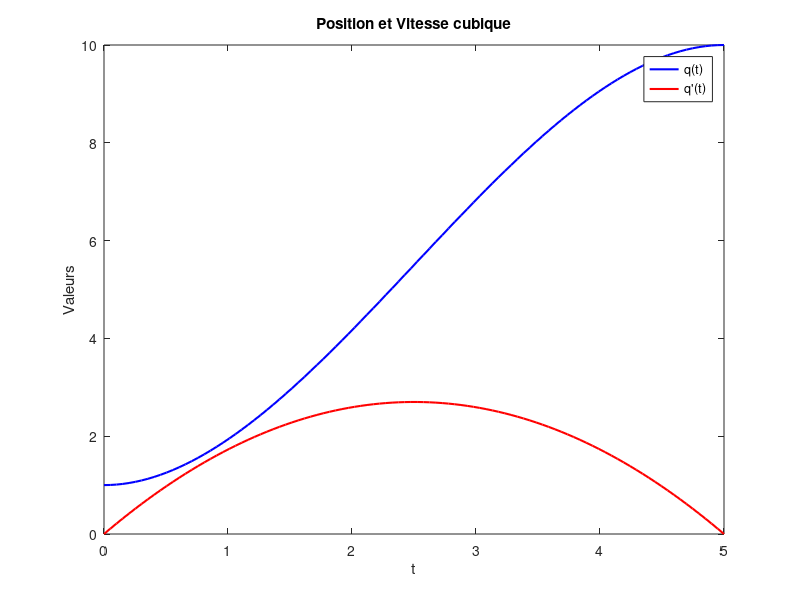
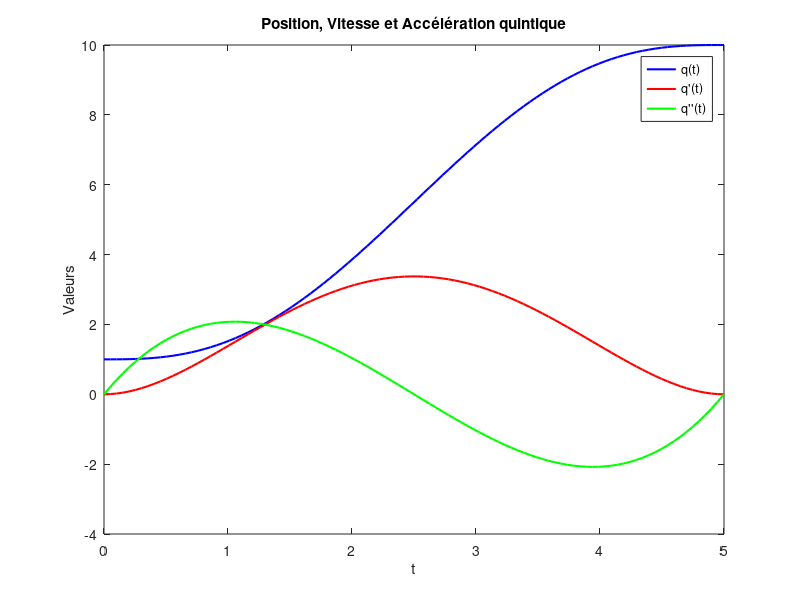

Source code (MATLAB) for these figures, in order: (Note: this script raises an error after producing the figures.)
% Given data
t0 = 0;     % Initial value of t
tf = 5;     % Final value of t
qt0 = 1;    % Value of q(t) at t0
qtf = 10;    % Value of q(t) at tf
q_prime_t0 = 0;  % Value of q'(t) at t0
q_prime_tf = 0;  % Value of q'(t) at tf

% Constructing and solving the linear system to find coefficients
A = [1, t0, t0^2, t0^3; 0, 1, 2*t0, 3*t0^2; 1, tf, tf^2, tf^3; 0, 1, 2*tf, 3*tf^2];
b = [qt0; q_prime_t0; qtf; q_prime_tf];
c = A \ b; % Coefficients of the polynomial

% Generate q(t)
t = linspace(t0, tf, 100); % Time vector
qt = c(1) + c(2)*t + c(3)*t.^2 + c(4)*t.^3; % Calculate q(t)

% Calculate derivatives of q(t)
q_prime = c(2) + 2*c(3)*t + 3*c(4)*t.^2; % First derivative of q(t)

% Plot q(t) and its derivative
figure(1);

plot(t, qt, 'b', 'LineWidth', 1.5);
hold on;  % Retain the existing plot

% Plot q'(t)
plot(t, q_prime, 'r', 'LineWidth', 1.5);

title('Position et Vitesse cubique');
xlabel('t');
ylabel('Valeurs');
legend('q(t)', 'q''(t)');  % Add a legend for each curve
hold off;  % Stop overlaying new plots on the existing one



% Given data
t0 = 0;     % Initial value of t
tf = 5;     % Final value of t
qt0 = 1;    % Value of q(t) at t0
qtf = 10;    % Value of q(t) at tf
q_prime_t0 = 0;  % Value of q'(t) at t0
q_prime_tf = 0;  % Value of q'(t) at tf
q_doubleprime_t0 = 0;  % Value of q''(t) at t0
q_doubleprime_tf = 0;  % Value of q''(t) at tf

% Constructing and solving the linear system to find coefficients
A = [1, t0, t0^2, t0^3, t0^4, t0^5; 0, 1, 2*t0, 3*t0^2, 4*t0^3, 5*t0^4;
     0, 0, 2, 6*t0, 12*t0^2, 20*t0^3; 1, tf, tf^2, tf^3, tf^4, tf^5;
     0, 1, 2*tf, 3*tf^2, 4*tf^3, 5*tf^4; 0, 0, 2, 6*tf, 12*tf^2, 20*tf^3];
b = [qt0; q_prime_t0; q_doubleprime_t0; qtf; q_prime_tf; q_doubleprime_tf];
c = A \ b; % Coefficients of the polynomial

% Generate q(t)
t = linspace(t0, tf, 100); % Time vector
qt = c(1) + c(2)*t + c(3)*t.^2 + c(4)*t.^3 + c(5)*t.^4 + c(6)*t.^5; % Calculate q(t)

% Calculate derivatives of q(t)
q_prime = c(2) + 2*c(3)*t + 3*c(4)*t.^2 + 4*c(5)*t.^3 + 5*c(6)*t.^4; % First derivative of q(t)
q_doubleprime = 2*c(3) + 6*c(4)*t + 12*c(5)*t.^2 + 20*c(6)*t.^3; % Second derivative of q(t)

figure(2);

plot(t, qt, 'b', 'LineWidth', 1.5);
hold on;  % Retain the existing plot

% Plot q'(t)
plot(t, q_prime, 'r', 'LineWidth', 1.5);

% Plot q''(t)
plot(t, q_doubleprime, 'g', 'LineWidth', 1.5);

title('Position, Vitesse et Accélération quintique');
xlabel('t');
ylabel('Valeurs');
legend('q(t)', 'q''(t)', 'q''''(t)');  % Add a legend for each curve
hold off;  % Stop overlaying new plots on the existing one

%% --------------------------------------------------------------------------------------------------
%% --------------------------------------------------------------------------------------------------

%% Définir vos propres points de contrôle et l'ordre de la courbe (n)

P_custom = [0, 1, 2, 3, 4, 5, 6, 7, 8;
            0, 3, 1, 4, 2, 5, 3, 6, 4];% Entrez vos propres points de contrôle (matrice 2x(n+1))

n = 8; % Entrez l'ordre de la courbe

t = linspace(0, 1, 100); % Paramètre t (de 0 à 1)

% Générer les points de la courbe de Bézier pour l'ordre n
B_custom = bezier(P_custom, t, n);

% Plot de la courbe de Bézier d'ordre n
figure(3);
plot(B_custom(1,:), B_custom(2,:), 'b', 'LineWidth', 1.5);
title(['Courbe de Bézier d''ordre ' num2str(n)]);
xlabel('X');
ylabel('Y');

% Fonction pour générer une courbe de Bézier pour un ordre arbitraire n
function B = bezier(P, t, n)
    B = zeros(2, length(t)); % Initialiser les points de la courbe de Bézier

    % Boucle pour calculer chaque point de la courbe de Bézier
    for ii = 1:length(t)
        B(:, ii) = deCasteljau(P, t(ii), n);
    end
end

% Algorithme de deCasteljau pour calculer un point sur la courbe de Bézier
function point = deCasteljau(P, t, n)
    if n == 0
        point = P(:, 1);
    else
        newP = (1 - t) * P(:, 1:end-1) + t * P(:, 2:end);
        point = deCasteljau(newP, t, n - 1);
    end
end

